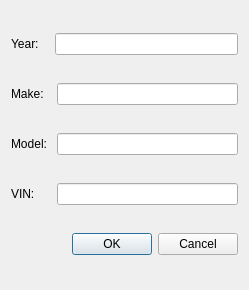
<?xml version="1.0" encoding="UTF-8"?>
<ui version="4.0">
 <class>newVehicleDiag</class>
 <widget class="QDialog" name="newVehicleDiag">
  <property name="geometry">
   <rect>
    <x>0</x>
    <y>0</y>
    <width>249</width>
    <height>290</height>
   </rect>
  </property>
  <property name="windowTitle">
   <string>Dialog</string>
  </property>
  <layout class="QVBoxLayout" name="verticalLayout">
   <item>
    <layout class="QHBoxLayout" name="horizontalLayout">
     <item>
      <widget class="QLabel" name="label">
       <property name="text">
        <string>Year:   </string>
       </property>
      </widget>
     </item>
     <item>
      <widget class="QLineEdit" name="lineEditYear"/>
     </item>
    </layout>
   </item>
   <item>
    <layout class="QHBoxLayout" name="horizontalLayout_2">
     <item>
      <widget class="QLabel" name="label_2">
       <property name="text">
        <string>Make:  </string>
       </property>
      </widget>
     </item>
     <item>
      <widget class="QLineEdit" name="lineEditMake"/>
     </item>
    </layout>
   </item>
   <item>
    <layout class="QHBoxLayout" name="horizontalLayout_3">
     <item>
      <widget class="QLabel" name="label_3">
       <property name="text">
        <string>Model: </string>
       </property>
      </widget>
     </item>
     <item>
      <widget class="QLineEdit" name="lineEditModel"/>
     </item>
    </layout>
   </item>
   <item>
    <layout class="QHBoxLayout" name="horizontalLayout_4">
     <item>
      <widget class="QLabel" name="label_4">
       <property name="text">
        <string>VIN:     </string>
       </property>
      </widget>
     </item>
     <item>
      <widget class="QLineEdit" name="lineEditVIN"/>
     </item>
    </layout>
   </item>
   <item>
    <layout class="QHBoxLayout" name="horizontalLayout_5">
     <item>
      <spacer name="horizontalSpacer">
       <property name="orientation">
        <enum>Qt::Horizontal</enum>
       </property>
       <property name="sizeHint" stdset="0">
        <size>
         <width>40</width>
         <height>20</height>
        </size>
       </property>
      </spacer>
     </item>
     <item>
      <widget class="QDialogButtonBox" name="buttonBox">
       <property name="standardButtons">
        <set>QDialogButtonBox::Cancel|QDialogButtonBox::Ok</set>
       </property>
      </widget>
     </item>
    </layout>
   </item>
  </layout>
 </widget>
 <resources/>
 <connections/>
</ui>
